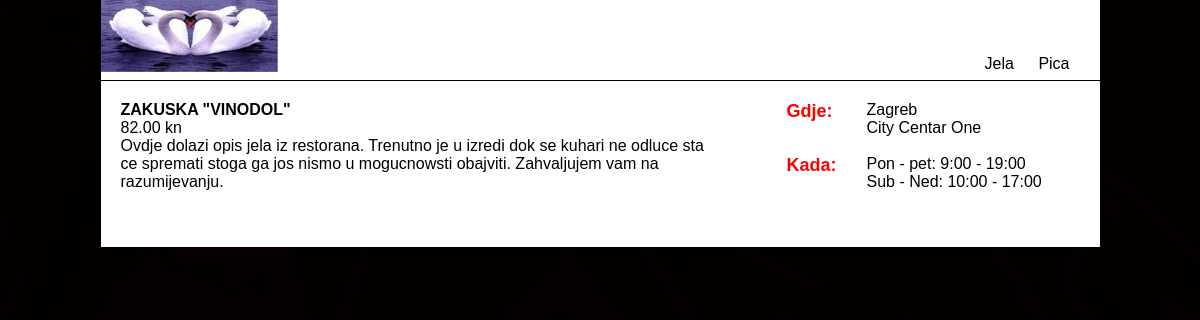
/index.php?page=item&stockID=1, run on the app's committed database.
### tables this page shows
CREATE TABLE `category` (
  `categoryID` int(2) NOT NULL,
  `name` varchar(50) NOT NULL
);

CREATE TABLE `stock` (
  `stockID` int(2) NOT NULL,
  `name` varchar(100) NOT NULL,
  `categoryID` int(1) NOT NULL,
  `price` decimal(5,2) NOT NULL,
  `thumbnail` varchar(100) NOT NULL,
  `bigphoto` varchar(100) NOT NULL,
  `description` varchar(1000) NOT NULL
);

### categoryList.php (the view)
<?php
$cat_sql="SELECT * FROM category";
			$cat_query=mysqli_query($dbconnect, $cat_sql);
			$cat_rs=mysqli_fetch_assoc($cat_query);
			do { ?>
			<a href="index.php?page=category&categoryID=<?php echo $cat_rs['categoryID']; ?>"><?php echo $cat_rs['name']; ?></a>
				<?php
			} while ($cat_rs=mysqli_fetch_assoc($cat_query))
?>

### item.php (shortened to what this page needs)
<?php
	$item_sql="SELECT * FROM stock WHERE stockID=".$_GET['stockID'];
	if($item_query=mysqli_query($dbconnect, $item_sql)) {
		$item_rs=mysqli_fetch_assoc($item_query);
		?>
		<h1><?php echo $item_rs['name']; ?></h1>
		<p><?php echo $item_rs['price']; ?> kn</p>
		<p><?php echo $item_rs['description']; ?></p>
		<?php
	}
?>

### styles.css (style rules this page uses)
* { margin:0px; padding:0px; }
body { background-image:url(images/black.jpg); font-family:Arial, Helvetica, sans-serif; }
p { font-family:Arial, Helvetica, sans-serif; }
.navigation a:link { text-decoration:none; color:#000; font-family:Arial, Helvetica, sans-serif; margin: 0px 10px 0px 10px; }
h1 { font-family:Arial, Helvetica, sans-serif; font-size: 16px; font-weight: bold; }

### data on the page
category: name "Jela"
category: name "Pica"
stock: name "ZAKUSKA \"VINODOL\"", price "82.00", description "Ovdje dolazi opis jela iz restorana. Trenutno je u izredi dok se kuhari ne odluce sta ce spremati stoga ga jos nismo u mogucnowsti obajviti. Zahvaljujem vam na razumijevanju."
